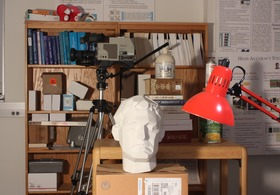
#> input picture analglyph/images/newkuba/im0.jpg, 280 x 195 px
$ jupyter execute --allow-errors 'Stereo Rectify.ipynb'   (older library calls are emulated)
#> lines starting #> are read from the running program, lines starting #| are printed output that depends on the picture
[cell 1]
import cv2
import numpy as np
import matplotlib.pyplot as plt
import matplotlib.image as mpimg
import math

# red image on the left
# cyan image on the right

[cell 2]
image0 = cv2.imread("images/newkuba/im0.jpg")
#> image0 is the input picture: shape (195, 280, 3); mean B, G, R 92.5, 105.7, 131.8
image1 = cv2.imread("images/newkuba/im1.jpg")
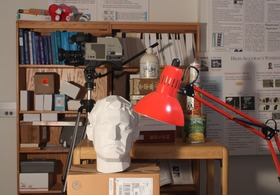
#> input picture analglyph/images/newkuba/im1.jpg, 280 x 195 px
#> image1 is the input picture: shape (195, 280, 3); mean B, G, R 87.3, 98.8, 123.8

class Stitcher:
    def __init__(self):
        pass

    def detectAndDescribe(self, image):
        image = cv2.cvtColor(image, cv2.COLOR_BGR2GRAY)
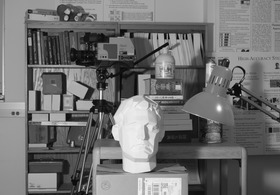
#> image: shape (195, 280); min 1, max 251, mean 112
        sift = cv2.xfeatures2d.SIFT_create()
        (kps, features) = sift.detectAndCompute(image, None)
#> kps = 503 keypoints; strongest (x, y, size): (135, 124, 31.4), (177, 38, 1.9), (120, 161, 4.1), (68, 117, 5)
        kps = np.float32([kp.pt for kp in kps])
#> kps = 503 pairs, first value 3.1 to 277, second value 4.6 to 192.2

        return (kps, features)

    def matchKeypoints(self, kpsA, kpsB, featuresA, featuresB, ratio, reprojThres):
        bf = cv2.BFMatcher(crossCheck=True)
        matches = bf.match(featuresA, featuresB)
        matches.sort(key=lambda x: x.distance)
        matches = matches[:10]
        if len(matches) > 4:
            ptsA = np.float32([kpsA[m.queryIdx] for m in matches])
            ptsB = np.float32([kpsB[m.trainIdx] for m in matches])
#             ptsA = np.float32([kpsA[i] for (_, i) in matches])
            (F, _) = cv2.findFundamentalMat(ptsA, ptsB, method=cv2.FM_8POINT)
            featuresA1 = ptsA.reshape(ptsA.shape[0] * 2, 1)
            featuresB1 = ptsB.reshape(ptsB.shape[0] * 2, 1)
            (_, H1, H2) = cv2.stereoRectifyUncalibrated(featuresA1, featuresB1, F, imgSize=(280,195))

            (H, status) = cv2.findHomography(ptsA, ptsB, cv2.RANSAC, reprojThres)

            # return the matches along with the homography matrix
            # and status of each matched point
            return (matches, H, H1, H2, status)

        # otherwise, no homography could be computed
        return None

    def stitch(self, images, ratio=0.75, reprojThres=4.0, showMatches=False):
        # unpack the images, then detect keypoints and extract
        # local invariant descriptors from them
        (imageA, imageB) = images
        (kpsA, featuresA) = self.detectAndDescribe(imageA)
#> kpsA has the same summary as kps in detectAndDescribe
        (kpsB, featuresB) = self.detectAndDescribe(imageB)
#> in detectAndDescribe (call 2), `image = cv2.cvtColor(image, cv2.COLOR_BGR2GRAY)`:
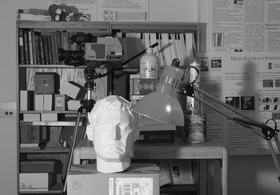
#> image: shape (195, 280); min 2, max 250, mean 105
#> in detectAndDescribe (call 2), `(kps, features) = sift.detectAndCompute(image, None)`: kps = 533 keypoints; strongest (x, y, size): (61, 117, 5.3), (108, 124, 30.7), (191, 100, 5.1), (170, 38, 2)
#> in detectAndDescribe (call 2), `kps = np.float32([kp.pt for kp in kps])`: kps = 533 pairs, first value 6.35 to 277.2, second value 4.51 to 192.1
#> kpsB has the same summary as kps in detectAndDescribe

        # match features between the two images
        M = self.matchKeypoints(kpsA, kpsB, featuresA, featuresB, ratio, reprojThres)
#> in matchKeypoints, `matches = bf.match(featuresA, featuresB)`: matches = 266 matches
#         ptsB = np.float32([kpsB[i] for (i, _) in matches])

        if M is None:
            return None

#         (matches, H, status) = M
        # otherwise, apply a perspective warp to stitch the images
        # together
        (matches, H, H1, H2, status) = M
        #perspective warp for H1,H2

        stereo = np.zeros((imageA.shape[0] + 20, imageA.shape[1] * 2))
        stereo = cv2.warpPerspective(imageA, H2, (stereo.shape[1], stereo.shape[0]))
        (_, _, r) = cv2.split(stereo)
        stereo = cv2.warpPerspective(imageB, H2, (stereo.shape[1], stereo.shape[0]))
        (b, g, _) = cv2.split(stereo)
        stereo = cv2.merge([r, g, b])


        # only use rotation and translation of H
        H[2] = [0, 0, 1]
        (_, _, r) = cv2.split(imageA)
        (b, g, _) = cv2.split(imageB)
        imageA_corrected = cv2.merge([r, g, b])
        (rowsA, colsA, _) = imageA.shape
        (rowsB, colsB, _) = imageB.shape
# [13 lines of commented-out code are left out]
        y_offset = 1.99239960e+00
        x_offset = 8.43412440e+00
        x_offset = 9
        y_offset = 2
        result = np.zeros((imageA.shape[0] + 30, 2 * imageA.shape[1], 3), dtype=np.int)
        result2 = np.copy(result)
        result[10:imageA.shape[0] + 10, 0:imageA.shape[1], 0] = r
        result[10:imageA.shape[0] + 10, imageB.shape[1]:imageB.shape[1]+imageB.shape[1], 2] = b
        result[10:imageA.shape[0] + 10, imageB.shape[1]:imageB.shape[1]+imageB.shape[1], 1] = g

        result2[10:imageA.shape[0] + 10, 0:imageA.shape[1], 0] = r
        result2[10:imageA.shape[0] + 10, 0 + x_offset:imageB.shape[1] + x_offset, 2] = b
        result2[10:imageA.shape[0] + 10, 0 + x_offset:imageB.shape[1] + x_offset, 1] = g

        if showMatches:
            vis = self.drawMatches(imageA, imageB, kpsA, kpsB, matches, status)

            # return a tuple of the stitched image and the
            # visualiaztion
            return (result, vis)
        return result, result2, stereo

stitcher = Stitcher()
#> (the rest of this cell did not finish here and is left out)
